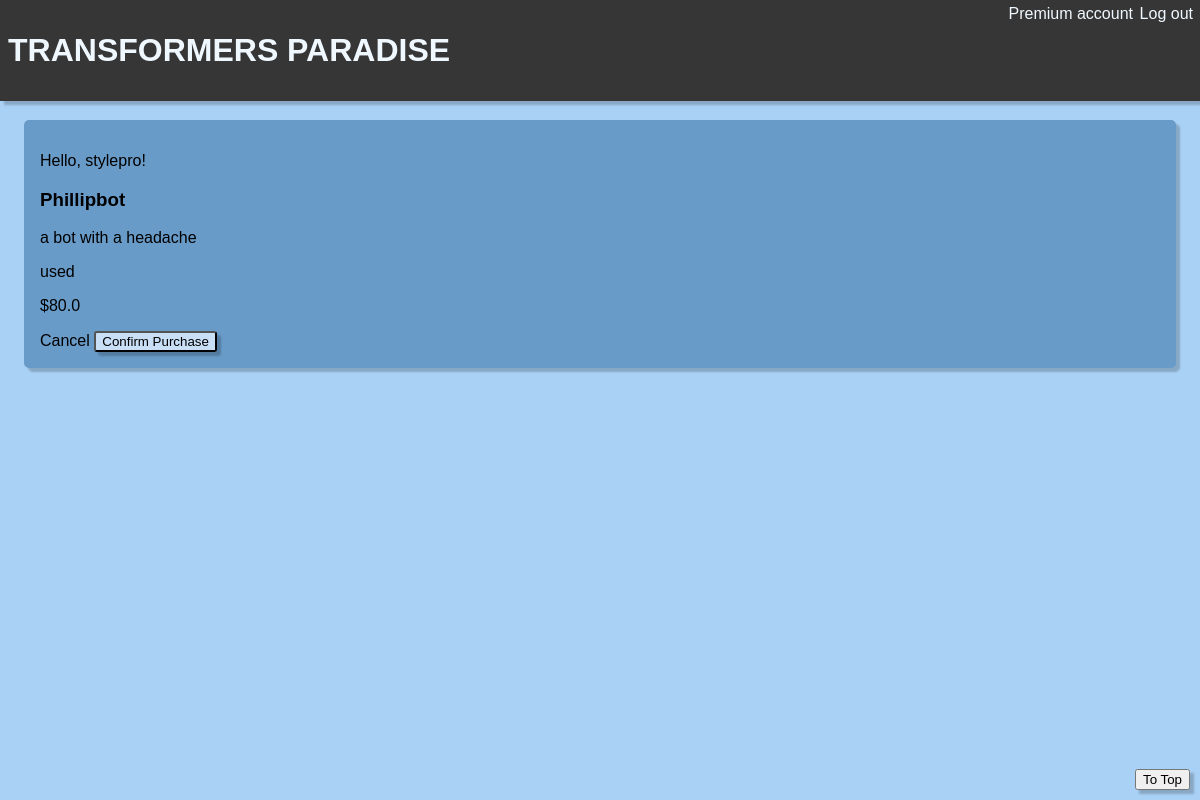
Page /purchase/9/ (signed in) on the committed database.
### app/models.py (models this page shows)
class postModel(models.Model):
    CHOICES = (
        ("new", "new"),
        ("like-new", "like-new"),
        ("used-good", "used-good"),
        ("used", "used"),
    )
    user = models.ForeignKey(
        User,
        related_name="user_posts",
        on_delete=models.CASCADE,
        default=None,
        null=True,
    )
    name = models.CharField(max_length=100)
    desc = models.CharField(max_length=200)
    cond = models.CharField(choices=CHOICES, max_length=100)
    price = models.FloatField()

### app/views.py (the view)
# urls.py: path("purchase/<pk>/", views.purchaseView, name="purchase"),
@login_required(login_url="login")
def purchaseView(request, pk):
    item = postModel.objects.get(id=pk)
    return render(request, "purchase.html", {"item": item})

### app/templates/purchase.html
{% extends 'home.html' %}
{% block content %}
<h3>{{ item.name }}</h3>
<p>{{ item.desc }}</p>
<p>{{ item.cond }}</p>
<p>${{ item.price }}</p>
<a href="{% url "buy" %}">Cancel</a>
<button class="button"><a href="{% url "successful_purchase" item.id %}">Confirm Purchase</a></button>
{% endblock content %}

### app/templates/home.html (shortened to what this page needs)
{% load static %}
<!DOCTYPE html>
<html lang="en">
  <head>
    <link rel="stylesheet" href={% static "style.css" %}>
  </head>
  <body class="background">
    <p class="account_type">{{user.groups.all.0}} account  </p>
    <a class="logout" href="{% url "logout" %}">Log out</a>
    <button class="to_top"><a href="#">To Top</button></a>
    <h1 class="header"><a href="{% url "home" %}">TRANSFORMERS PARADISE</a></h1>
    <div class="home">
      <p class="hello">Hello, {{user.username}}!</p>
      {% block content %}{% endblock content %}
    </div>
  </body>
</html>

### app/static/style.css (style rules this page uses)
* { font-family: Arial, Helvetica, sans-serif; }
.background { position: relative; background-color: rgb(169, 209, 245); display: flex; justify-content: center; align-items: center; }
.header { position: fixed; top: 0; left: 0; margin: 0; width: 100%; background-color: rgb(54, 54, 54); padding-top: 1em; padding-bottom: 1em; padding-left: .25em; color: aliceblue; box-shadow: 4px 4px 2px rgba(0, 0, 0, 0.2); }
.header a { color: aliceblue; text-decoration: none; }
.home { margin-top: 7em; padding: 1em; height: auto; width: 70em; background-color: rgb(104, 155, 200); border-radius: 5px; box-shadow: 4px 4px 2px rgba(0, 0, 0, 0.2); }
.logout { color: aliceblue; position: fixed; z-index: 1; top: 5px; right: 7px; }
html { scroll-behavior: smooth; }
.to_top { position:fixed; bottom: 10px; right: 10px; z-index: 1; transition: 1s; box-shadow: 4px 4px 2px rgba(0, 0, 0, 0.2); }
.account_type { color: aliceblue; position: fixed; z-index: 1; margin: 0; top: 5px; right: 67px; }
.button { background-color: rgb(200, 223, 245); border-radius: 3px; box-shadow: 4px 4px 2px rgba(0, 0, 0, 0.2); }
a { text-decoration: none; color: rgb(0, 0, 0); }

### rows in the picture
postModel: name "Phillipbot", desc "a bot with a headache", cond "used", price "80.0"

### other values in the picture
{{ user.groups.all.0 }} "Premium"
{{ user.username }} "stylepro"
